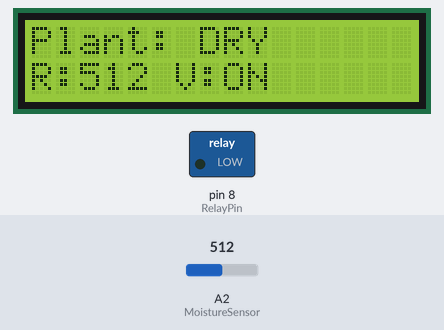
Bench run of a sketch on a simulated Arduino Uno, built with avr-gcc and run on an emulated ATmega328P. Shown: 16×2 character LCD, switched loads named in the sketch (green lamp = pin HIGH). Inputs (shaded band) come from the test bench; at power-on: A2 (MoistureSensor) = 512. What the sketch prints to the serial monitor is not drawn.

Above: at 6.8 s.
6.9 s: A2 (MoistureSensor) set to 217
At 8.3 s:
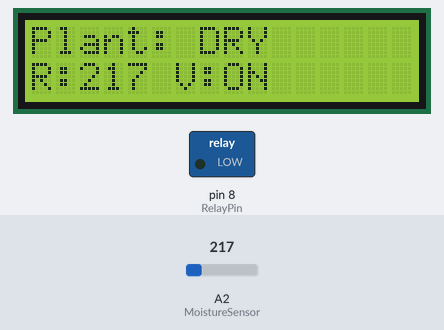
9.1 s: A2 (MoistureSensor) set to 192
At 10.7 s:
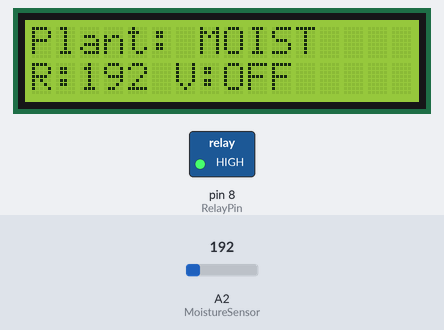
11.2 s: A2 (MoistureSensor) set to 107
At 13.0 s:
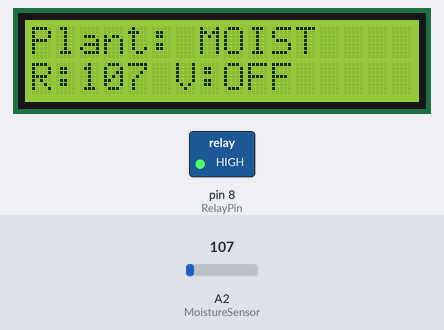
13.3 s: A2 (MoistureSensor) set to 92
At 15.3 s:
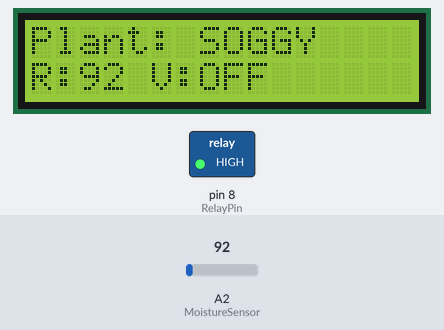
Timing chart, 0 to 16.3 s (numbered marks = the images above; inputs shaded):
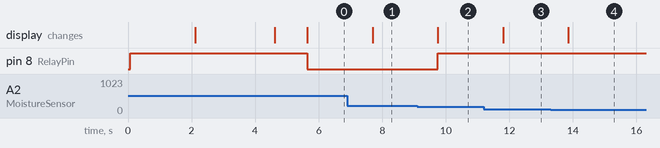

Measured:
- the behaviour switches between 201 and 200 on A2 (MoistureSensor) (found by bisection; images 1 and 2)
- the behaviour switches between 100 and 99 on A2 (MoistureSensor) (found by bisection; images 3 and 4)
- after the input at 6.9 s, the display: changes after 0.79 s (image 1)
- after the input at 9.1 s, pin 8 (RelayPin): LOW → HIGH after 0.64 s; the display: changes after 0.65 s (image 2)
- after the input at 11.2 s, the display: changes after 0.60 s (image 3)
- after the input at 13.3 s, the display: changes after 0.56 s (image 4)

The sketch:

laserproject.ino
```cpp
// SMART IRRIGATION SYSTEM (SIS) - FINAL VERSION

#include <Wire.h>
#include <LiquidCrystal_I2C.h>

// Create LCD object at I2C address 0x27
LiquidCrystal_I2C lcd(0x27, 16, 2);

// Pin Definitions
int MoistureSensor = A2;   // Soil Moisture Sensor connected to A2
int RelayPin = 8;          // Relay control pin

void setup()
{
    lcd.init();             // Initialize LCD
    lcd.backlight();        // Turn on backlight

    pinMode(RelayPin, OUTPUT);
    Serial.begin(9600);

    digitalWrite(RelayPin, HIGH); // Initially turn OFF relay (Active LOW Relay)

    // Welcome Messages
    lcd.setCursor(0, 0);
    lcd.print("Designed by:");
    lcd.setCursor(0, 1);
    lcd.print("Kartikaye");
    delay(2000);
    lcd.clear();
    lcd.setCursor(0, 0);
    lcd.print("Auto Irrigation");
    lcd.setCursor(0, 1);
    lcd.print("System");
    delay(2500);
    lcd.clear();
    delay(1000);
}

void loop()
{
    lcd.clear();

    int moistureValue = analogRead(MoistureSensor); // Read Moisture Value

    Serial.print("Moisture Value: ");
    Serial.println(moistureValue);

    // --- Display Plant Status ---
    lcd.setCursor(0, 0);
    if (moistureValue > 200) {   // Very dry
        lcd.print("Plant: DRY   ");
    }
    else if (moistureValue >= 100 && moistureValue <= 200) { // Moist
        lcd.print("Plant: MOIST ");
    }
    else { // Very wet
        lcd.print("Plant: SOGGY ");
    }

    // --- Watering Logic & Display ---
    lcd.setCursor(0, 1);
    lcd.print("R:");
    lcd.print(moistureValue);

    if (moistureValue > 200) // Soil is dry
    {
        digitalWrite(RelayPin, LOW); // Turn ON valve
        lcd.print(" V:ON ");
    }
    else // Soil is moist or soggy
    {
        digitalWrite(RelayPin, HIGH); // Turn OFF valve
        lcd.print(" V:OFF");
    }

    delay(1000); // Update every second
}
```
